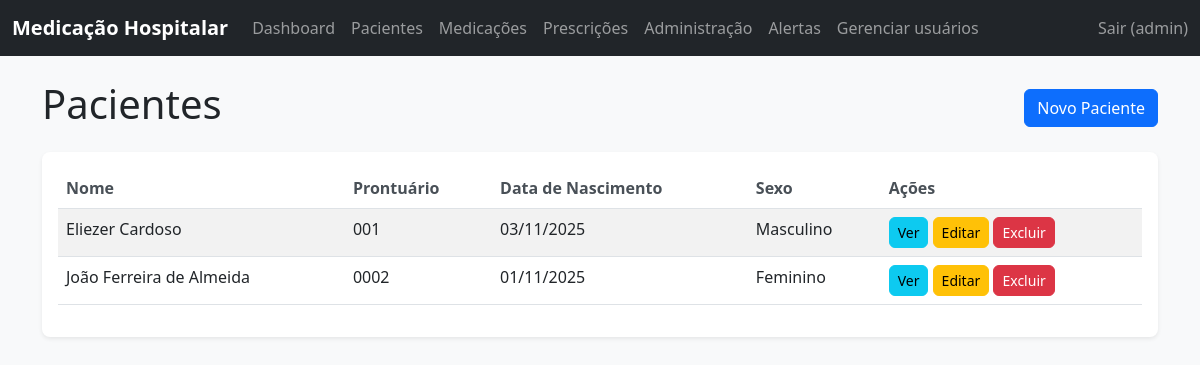
The app's page /pacientes/ (signed in) with its own data.
### core/models.py (models this page shows, shortened)
class Usuario(AbstractUser):
    USERNAME_FIELD = 'username'
    EMAIL_FIELD = 'email'
    TIPO_USUARIO_CHOICES = [
        ('medico', 'Médico'),
        ('enfermeiro', 'Enfermeiro'),
        ('administrador', 'Administrador'),
    ]
    tipo_usuario = models.CharField(max_length=15, choices=TIPO_USUARIO_CHOICES, default='enfermeiro')
    class Meta:
        verbose_name = "Usuário"
        verbose_name_plural = "Usuários"

class Paciente(models.Model):
    SEXO_CHOICES = [
        ('M', 'Masculino'),
        ('F', 'Feminino'),
        ('O', 'Outro'),
    ]
    nome = models.CharField(max_length=255)
    cpf = models.CharField(max_length=11, unique=True, blank=True, null=True)
    data_nascimento = models.DateField()
    sexo = models.CharField(max_length=1, choices=SEXO_CHOICES)
    prontuario = models.CharField(max_length=50, unique=True)
    telefone_contato = models.CharField(max_length=20, blank=True, null=True)
    alergias = models.TextField(blank=True, null=True)
    historico_clinico = models.TextField(blank=True, null=True)
    class Meta:
        verbose_name = "Paciente"
        verbose_name_plural = "Pacientes"

### core/views_frontend.py (the view)
# urls.py: path('pacientes/', PacienteListView.as_view(), name='pacientes'),
class PacienteListView(LoginRequiredMixin, ListView):
    model = Paciente
    template_name = 'core/paciente_list.html'
    context_object_name = 'pacientes'

### templates/core/paciente_list.html (shortened to what this page needs)
{% extends 'base.html' %}
{% load static %}
{% block content %}
<div class="row">
    <div class="col-12">
        <div class="d-flex justify-content-between align-items-center mb-3">
            <h1>Pacientes</h1>
            <a href="{% url 'paciente_create' %}" class="btn btn-primary">Novo Paciente</a>
        </div>
    </div>
</div>
<div class="row">
    <div class="col-12">
        <div class="card">
            <div class="card-body">
                {% if pacientes %}
                    <div class="table-responsive">
                        <table class="table table-striped">
                            <thead>
                                <tr>
                                    <th>Nome</th>
                                    <th>Prontuário</th>
                                    <th>Data de Nascimento</th>
                                    <th>Sexo</th>
                                    <th>Ações</th>
                                </tr>
                            </thead>
                            <tbody>
                                {% for paciente in pacientes %}
                                    <tr>
                                        <td>{{ paciente.nome }}</td>
                                        <td>{{ paciente.prontuario }}</td>
                                        <td>{{ paciente.data_nascimento|date:"d/m/Y" }}</td>
                                        <td>{{ paciente.get_sexo_display }}</td>
                                        <td>
                                            <a href="{% url 'paciente_detail' paciente.pk %}" class="btn btn-sm btn-info">Ver</a>
                                            <a href="{% url 'paciente_update' paciente.pk %}" class="btn btn-sm btn-warning">Editar</a>
                                            <a href="{% url 'paciente_delete' paciente.pk %}" class="btn btn-sm btn-danger">Excluir</a>
                                        </td>
                                    </tr>
                                {% endfor %}
                            </tbody>
                        </table>
                    </div>
                {% else %}
                    <p class="text-muted">Nenhum paciente cadastrado.</p>
                {% endif %}
            </div>
        </div>
    </div>
</div>
{% endblock %}

### templates/base.html (shortened to what this page needs)
{% load static %}
<!DOCTYPE html>
<html lang="pt-br">
<head>
    <link href="https://cdn.jsdelivr.net/npm/bootstrap@5.3.0/dist/css/bootstrap.min.css" rel="stylesheet">
    <link rel="stylesheet" href="{% static 'css/style.css' %}">
</head>
<body>
    <nav class="navbar navbar-expand-lg navbar-dark bg-dark">
        <div class="container-fluid">
            <a class="navbar-brand" href="{% url 'dashboard' %}">Medicação Hospitalar</a>
            <div class="collapse navbar-collapse" id="navbarNav">
                <ul class="navbar-nav me-auto mb-2 mb-lg-0">
                    {% if user.is_authenticated %}
                        <li class="nav-item">
                            <a class="nav-link" href="{% url 'dashboard' %}">Dashboard</a>
                        </li>
                        <li class="nav-item">
                            <a class="nav-link" href="{% url 'paciente_list' %}">Pacientes</a>
                        </li>
                        <li class="nav-item">
                            <a class="nav-link" href="{% url 'medicamento_list' %}">Medicações</a>
                        </li>
                        <li class="nav-item">
                            <a class="nav-link" href="{% url 'prescricao_list' %}">Prescrições</a>
                        </li>
                        <li class="nav-item">
                            <a class="nav-link" href="{% url 'administracao_list' %}">Administração</a>
                        </li>
                        <li class="nav-item">
                            <a class="nav-link" href="{% url 'alerta_list' %}">Alertas</a>
                        </li>
                        {% if user.is_superuser or user.is_staff %}
                            <li class="nav-item">
                                <a class="nav-link" href="{% url 'usuario_list' %}">Gerenciar usuários</a>
                            </li>
                        {% endif %}
                    {% endif %}
                </ul>
                <ul class="navbar-nav">
                    {% if user.is_authenticated %}
                        <li class="nav-item">
                            <form method="post" action="{% url 'logout' %}" class="d-inline">
                                <button type="submit" class="nav-link btn btn-link p-0 m-0">
                                    Sair ({{ user.username }})
                                </button>
                            </form>
                        </li>
                    {% else %}
                        <li class="nav-item">
                            <a class="nav-link" href="{% url 'login' %}">Login</a>
                        </li>
                    {% endif %}
                </ul>
            </div>
        </div>
    </nav>
    <div class="container mt-4">
        {% block content %}
        {% endblock %}
    </div>
</body>
</html>

### static/css/style.css (style rules this page uses)
body { font-family: 'Segoe UI', Tahoma, Geneva, Verdana, sans-serif; background-color: #f8f9fa; }
.navbar-brand { font-weight: bold; }
.card { border: none; box-shadow: 0 0.125rem 0.25rem rgba(0, 0, 0, 0.075); border-radius: 0.5rem; }
.btn { border-radius: 0.375rem; }
.table th { border-top: none; font-weight: 600; color: #495057; }

### records on screen
Usuario: username "admin"
Paciente: nome "Eliezer Cardoso", prontuario "001", data_nascimento "03/11/2025", sexo "Masculino"
Paciente: nome "João Ferreira de Almeida", prontuario "0002", data_nascimento "01/11/2025", sexo "Feminino"
